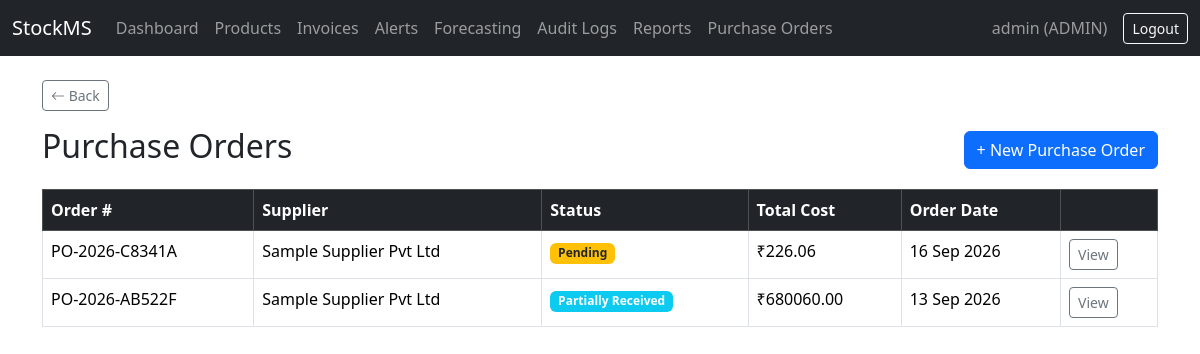
/products/purchase-orders/ (signed in), run on an earlier commit of the app's database.
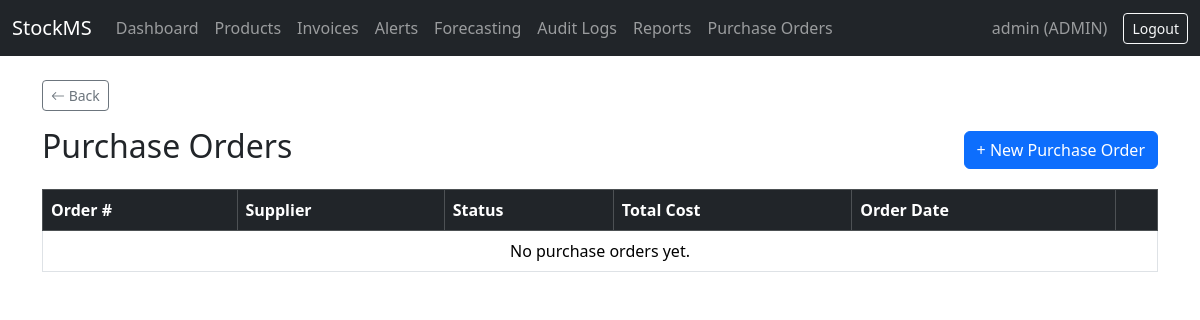
And on a later commit of the database.
### inventory/models.py (models this page shows, shortened)
class PurchaseOrder(models.Model):
    class Status(models.TextChoices):
        PENDING = 'PENDING', 'Pending'
        PARTIALLY_RECEIVED = 'PARTIALLY_RECEIVED', 'Partially Received'
        RECEIVED = 'RECEIVED', 'Received'
        CANCELLED = 'CANCELLED', 'Cancelled'
    order_number = models.CharField(max_length=20, unique=True)
    supplier = models.ForeignKey(Supplier, on_delete=models.PROTECT, related_name='purchase_orders')
    created_by = models.ForeignKey(settings.AUTH_USER_MODEL, on_delete=models.SET_NULL, null=True)
    status = models.CharField(max_length=20, choices=Status.choices, default=Status.PENDING)
    order_date = models.DateTimeField(auto_now_add=True)
    expected_delivery_date = models.DateField(null=True, blank=True)
    payment_terms = models.CharField(max_length=100, blank=True, default='Due on delivery')
    delivery_address = models.CharField(max_length=255, blank=True)
    tax_percent = models.DecimalField(max_digits=5, decimal_places=2, default=0)
    discount_amount = models.DecimalField(max_digits=10, decimal_places=2, default=0)
    confirmed_delivery_date = models.DateField(null=True, blank=True)
    notes = models.TextField(blank=True)
    @property
    def subtotal(self):
        return sum(item.subtotal for item in self.items.all())
    @property
    def tax_amount(self):
        from decimal import Decimal
        return round(self.subtotal * (Decimal(str(self.tax_percent)) / 100), 2)
    @property
    def grand_total(self):
        from decimal import Decimal
        return round(self.subtotal + self.tax_amount - Decimal(str(self.discount_amount)), 2)

class Supplier(models.Model):
    name = models.CharField(max_length=200)
    contact_person = models.CharField(max_length=100, blank=True)
    phone = models.CharField(max_length=20, blank=True)
    email = models.EmailField(blank=True)
    address = models.TextField(blank=True)
    gst_number = models.CharField(max_length=20, blank=True)

class PurchaseOrderItem(models.Model):
    purchase_order = models.ForeignKey(PurchaseOrder, on_delete=models.CASCADE, related_name='items')
    product = models.ForeignKey(Product, on_delete=models.PROTECT, related_name='purchase_order_items')
    quantity_ordered = models.PositiveIntegerField()
    unit_cost = models.DecimalField(max_digits=10, decimal_places=2)
    @property
    def subtotal(self):
        return self.quantity_ordered * self.unit_cost

### inventory/views.py (the view)
# urls.py: path('purchase-orders/', views.purchase_order_list, name='purchase_order_list'),
@login_required
def purchase_order_list(request):
    if request.user.role not in ['ADMIN', 'MANAGER']:
        messages.error(request, "You don't have permission to view purchase orders.")
        return redirect('dashboard')
    orders = PurchaseOrder.objects.select_related('supplier').all().order_by('-order_date')
    return render(request, 'inventory/purchase_order_list.html', {'orders': orders})

### inventory/templates/inventory/purchase_order_list.html (shortened to what this page needs)
{% extends 'base.html' %}
{% block content %}
<div class="d-flex justify-content-between align-items-center mb-3">
    <h2>Purchase Orders</h2>
    <a href="{% url 'purchase_order_create' %}" class="btn btn-primary">+ New Purchase Order</a>
</div>
<table class="table table-bordered table-hover">
    <thead class="table-dark">
        <tr>
            <th>Order #</th>
            <th>Supplier</th>
            <th>Status</th>
            <th>Total Cost</th>
            <th>Order Date</th>
            <th></th>
        </tr>
    </thead>
    <tbody>
        {% for order in orders %}
        <tr>
            <td>{{ order.order_number }}</td>
            <td>{{ order.supplier.name }}</td>
            <td>
                {% if order.status == 'PENDING' %}<span class="badge bg-warning text-dark">Pending</span>
                {% elif order.status == 'PARTIALLY_RECEIVED' %}<span class="badge bg-info">Partially Received</span>
                {% elif order.status == 'RECEIVED' %}<span class="badge bg-success">Received</span>
                {% else %}<span class="badge bg-secondary">Cancelled</span>{% endif %}
            </td>
            <td>₹{{ order.grand_total }}</td>
            <td>{{ order.order_date|date:"d M Y" }}</td>
            <td><a href="{% url 'purchase_order_detail' order.pk %}" class="btn btn-sm btn-outline-secondary">View</a></td>
        </tr>
        {% empty %}
        <tr><td colspan="6" class="text-center">No purchase orders yet.</td></tr>
        {% endfor %}
    </tbody>
</table>
{% endblock %}

What changed in the data, as far as the page shows it:
removed PurchaseOrder: order_number "PO-2026-C8341A", supplier.name "Sample Supplier Pvt Ltd", status "Pending", grand_total "226.06", order_date "16 Sep 2026"
removed PurchaseOrder: order_number "PO-2026-AB522F", supplier.name "Sample Supplier Pvt Ltd", shows "Partially Received", grand_total "680060.00", order_date "13 Sep 2026"
Also different on the page:
text now shown: "No purchase orders yet."
